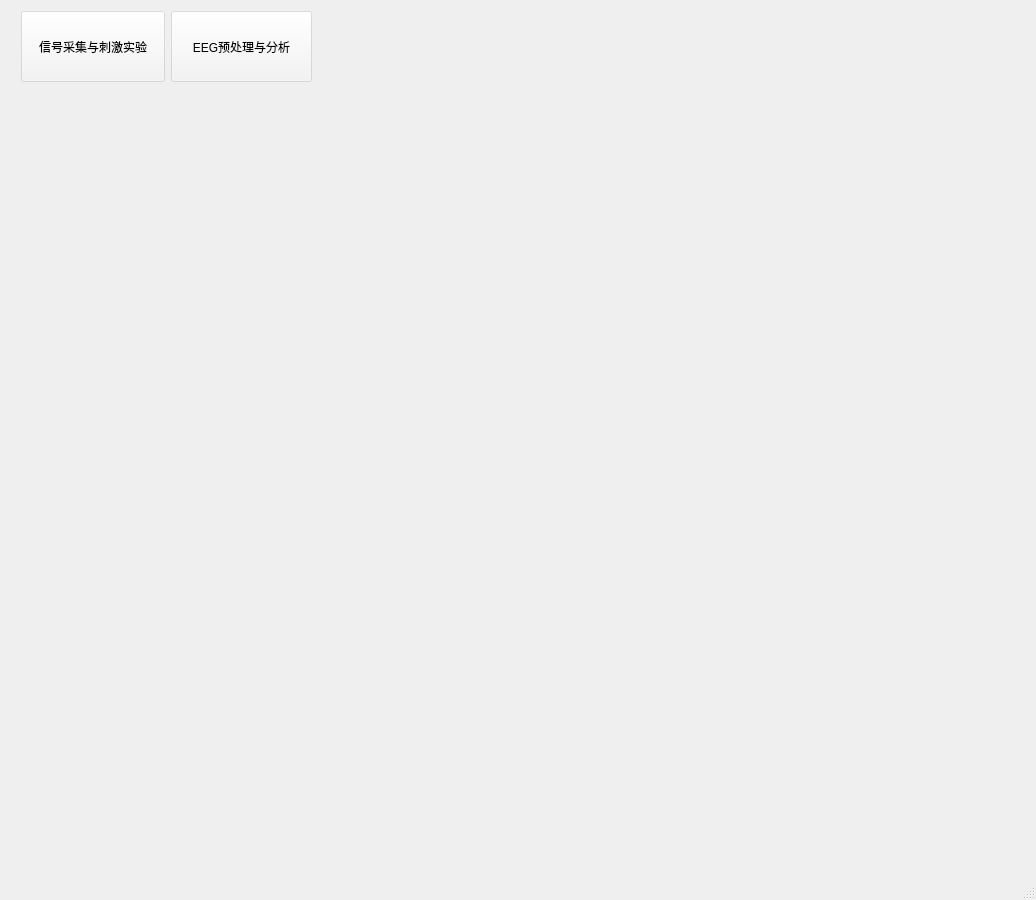
<?xml version="1.0" encoding="UTF-8"?>
<ui version="4.0">
 <class>MainWindow</class>
 <widget class="QMainWindow" name="MainWindow">
  <property name="geometry">
   <rect>
    <x>0</x>
    <y>0</y>
    <width>1036</width>
    <height>900</height>
   </rect>
  </property>
  <property name="windowTitle">
   <string>MainWindow</string>
  </property>
  <widget class="QWidget" name="centralwidget">
   <layout class="QFormLayout" name="formLayout">
    <item row="0" column="0" colspan="2">
     <widget class="QStackedWidget" name="stackedWidget">
      <widget class="QWidget" name="page"/>
      <widget class="QWidget" name="page_2"/>
     </widget>
    </item>
   </layout>
   <widget class="QPushButton" name="pushButton">
    <property name="geometry">
     <rect>
      <x>21</x>
      <y>11</y>
      <width>144</width>
      <height>71</height>
     </rect>
    </property>
    <property name="styleSheet">
     <string notr="true">background-color:rgba(244,244,244,100);</string>
    </property>
    <property name="text">
     <string>信号采集与刺激实验</string>
    </property>
   </widget>
   <widget class="QPushButton" name="pushButton_2">
    <property name="geometry">
     <rect>
      <x>171</x>
      <y>11</y>
      <width>141</width>
      <height>71</height>
     </rect>
    </property>
    <property name="styleSheet">
     <string notr="true">background-color:rgba(244,244,244,100);</string>
    </property>
    <property name="text">
     <string>EEG预处理与分析</string>
    </property>
   </widget>
   <zorder>stackedWidget</zorder>
   <zorder>pushButton_2</zorder>
   <zorder>pushButton</zorder>
  </widget>
  <widget class="QMenuBar" name="menubar">
   <property name="geometry">
    <rect>
     <x>0</x>
     <y>0</y>
     <width>1036</width>
     <height>25</height>
    </rect>
   </property>
  </widget>
  <widget class="QStatusBar" name="statusbar"/>
 </widget>
 <resources/>
 <connections/>
</ui>
